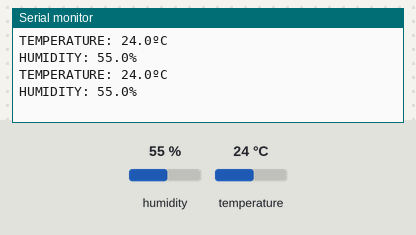
The sketch below on a simulated Arduino Uno, built with avr-gcc and run on an emulated ATmega328P. Parts: the last lines printed to the serial monitor. The inputs (shaded band) are chosen by the test bench; at power-on: humidity 55 %, temperature 24 °C.

Above: at 5.8 s.
5.9 s: humidity set to 22 %
At 11.2 s:
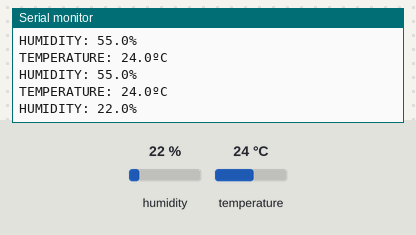
11.9 s: temperature set to 12 °C
At 15.9 s:
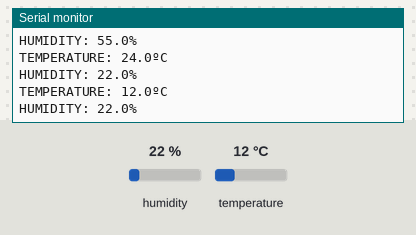
17.9 s: humidity set to 40 %
At 20.6 s:
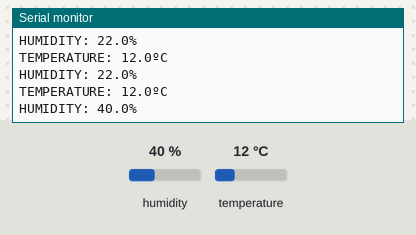
Timing chart, 0 to 22.1 s (numbered marks = the images above; inputs shaded):
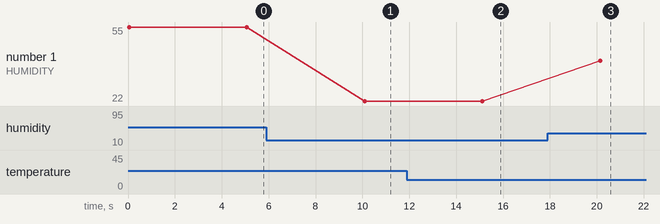

The sketch:

DHT11.ino
```cpp
#include <dht.h>

dht DHT;

const int dhtPin = 6;

void setup() {

  Serial.begin(9600);

}

void loop() {

D: int chk = DHT.read11(dhtPin);
  switch (chk) {
    case DHTLIB_OK:
      break;

    case DHTLIB_ERROR_CHECKSUM:
      //Serial.print("Checksum error, \t");
      break;

    case DHTLIB_ERROR_TIMEOUT:
      goto D;
      //Serial.print("Time out error, \t");
      break;

    default:
      //Serial.print("Unknown error, \t");
      break;
  }

  //DISPLAYING DATA

  Serial.print("TEMPERATURE: ");
  Serial.print(DHT.temperature, 1);
  Serial.println("ºC");

  Serial.print("HUMIDITY: ");
  Serial.print(DHT.humidity, 1);
  Serial.println("%");

  Serial.println("");
  delay(5000);

}
```

Measured:
- after the input at 5.9 s, the serial monitor: prints a new line after 4.2 s (image 1)
- after the input at 11.9 s, the serial monitor: prints a new line after 3.2 s (image 2)
- after the input at 17.9 s, the serial monitor: prints a new line after 2.2 s (image 3)
- plotted number 1: 55 → 22 after the input at 5.9 s, 22 → 40 after the input at 17.9 s
